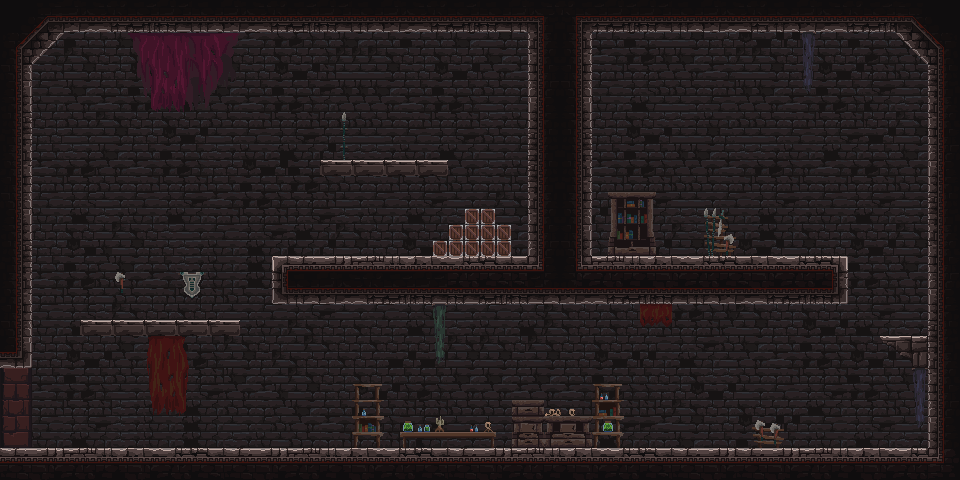

A 2D game scene composited from a Tiled map and its tileset images. What follows is a short description and the map's XML, with each tile layer's data collapsed to a summary:
An orthogonal 60x30 tile map with 16x16 px tiles, 5 tile layers (backbackground, background, main, decor, ...), 3 tilesets.

<map version="1.4" tiledversion="1.4.3" orientation="orthogonal" renderorder="right-down" width="60" height="30" tilewidth="16" tileheight="16" infinite="0" nextlayerid="6" nextobjectid="1">
 <tileset firstgid="1" source="tsx/main_lev_build.tsx" />
 <tileset firstgid="10241" source="tsx/background4a.tsx" />
 <tileset firstgid="12041" source="tsx/other_and_decorative.tsx" />
 <layer id="1" name="backbackground" width="60" height="30">
  <data>[1800 cells, 0 non-empty, 0 distinct tile ids]</data>
 </layer>
 <layer id="2" name="background" width="60" height="30">
  <data>[1800 cells, 1800 non-empty, 49 distinct tile ids]</data>
 </layer>
 <layer id="3" name="main" width="60" height="30">
  <data>[1800 cells, 1800 non-empty, 130 distinct tile ids]</data>
 </layer>
 <layer id="4" name="decor" width="60" height="30">
  <data>[1800 cells, 1800 non-empty, 137 distinct tile ids]</data>
 </layer>
 <layer id="5" name="closedroom" width="60" height="30">
  <data>[1800 cells, 1800 non-empty, 11 distinct tile ids]</data>
 </layer>
</map>
